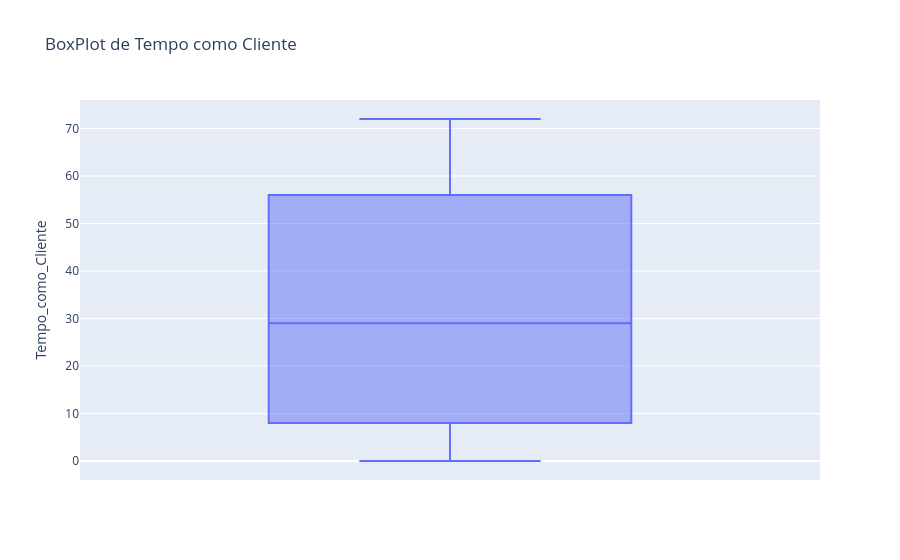

Notebook code cell kept with this figure:
### Code cell
fig = px.box(df, y='Tempo_como_Cliente', title='BoxPlot de Tempo como Cliente')
fig.show()

### Figure 1 — Plotly figure (JSON) as saved in the notebook; plotly's stock layout.template omitted (floating-point values rounded to 4 significant figures; data arrays with more than 128 entries replaced by an {"elided": "..."} marker saying what was removed)
{"data": [{"alignmentgroup": "True", "hovertemplate": "Tempo_como_Cliente=%{y}<extra></extra>", "legendgroup": "", "marker": {"color": "#636efa"}, "name": "", "notched": false, "offsetgroup": "", "orientation": "v", "showlegend": false, "type": "box", "x0": " ", "xaxis": "x", "y": {"elided": "2488 int values"}, "y0": " ", "yaxis": "y"}], "layout": {"boxmode": "group", "legend": {"tracegroupgap": 0}, "title": {"text": "BoxPlot de Tempo como Cliente"}, "xaxis": {"anchor": "y", "domain": [0, 1]}, "yaxis": {"anchor": "x", "domain": [0, 1], "title": {"text": "Tempo_como_Cliente"}}}}
